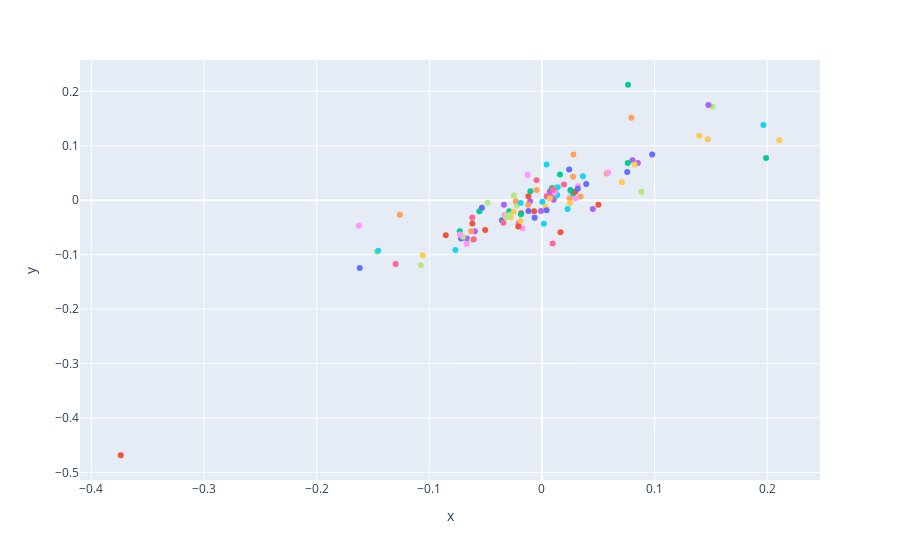

Here is the notebook cell this chart was saved with:
### Code cell
import plotly.express as px
import datetime
import pandas as pd
import pandas_datareader.data as web

start = datetime.datetime(2020, 1, 1)
end   = datetime.datetime(2020, 6, 19)

dfcomp = web.DataReader(['DVN', 'APA', 'EOG', 'COP', 'MRO'],'yahoo',start=start,end=end)['Adj Close']
retscomp = dfcomp.pct_change()

x = retscomp.DVN.dropna()
y = retscomp.MRO.dropna()
fig = px.scatter(x = x, y = y, color = x.index)
fig.update_layout(showlegend=False)
fig.show()
